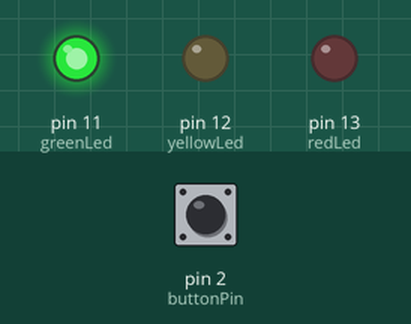
Recording of a sketch running on a simulated Arduino Uno, built with avr-gcc and run on an emulated ATmega328P. Shown: output pins drawn as LEDs (lit = HIGH). The inputs (shaded band) are chosen by the test bench; at power-on: pin 2 (buttonPin) HIGH.

Above: at 1.2 s.
1.3 s: pin 2 (buttonPin) pulled LOW for 0.15 s
At 1.9 s:
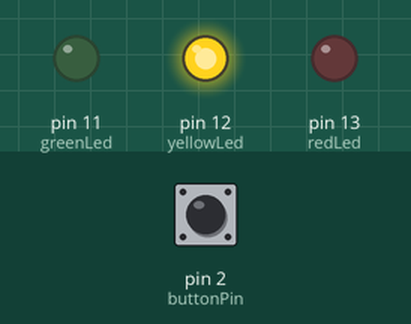
At 4.6 s:
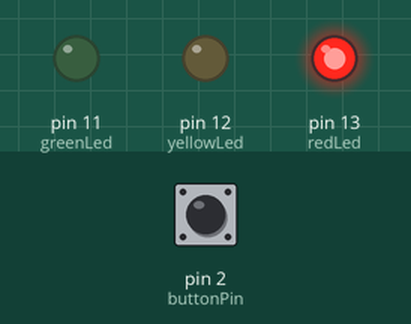
Timing chart, 0 to 10.4 s (numbered marks = the images above; inputs shaded):
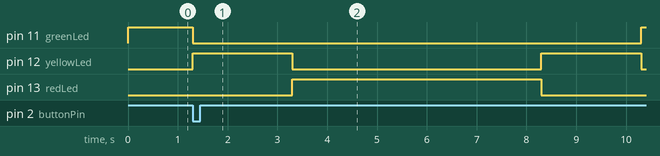

The sketch:

Traffic_light.ino
```cpp
int redLed=13;
int yellowLed=12;
int greenLed=11;
int buttonPin=2;

int buttonState;

void setup()
{

 pinMode(redLed,OUTPUT);
 pinMode(yellowLed,OUTPUT);
 pinMode(greenLed,OUTPUT);
 pinMode(buttonPin,INPUT_PULLUP);

}

void loop()
{

buttonState=digitalRead(buttonPin);

if(buttonState==LOW)
 {
  digitalWrite(greenLed,LOW);
  digitalWrite(yellowLed,HIGH);
  delay(2000);
  digitalWrite(yellowLed,LOW);
  digitalWrite(redLed,HIGH);
  delay(5000);
  digitalWrite(redLed,LOW);
  digitalWrite(yellowLed,HIGH);
  delay(2000);
  digitalWrite(yellowLed,LOW);
  digitalWrite(greenLed,HIGH);
 }
else
 {
  digitalWrite(greenLed,HIGH);
  digitalWrite(redLed,LOW);
  digitalWrite(yellowLed,LOW);
 }

}
```

Measured:
- after the input at 1.3 s, pin 11 (greenLed): HIGH → LOW at once, → HIGH 9.0 s later; pin 12 (yellowLed): alternates HIGH for 2.0 s and LOW for 5.0 s, starting at once; pin 13 (redLed): LOW → HIGH after 2.0 s, → LOW 5.0 s later
